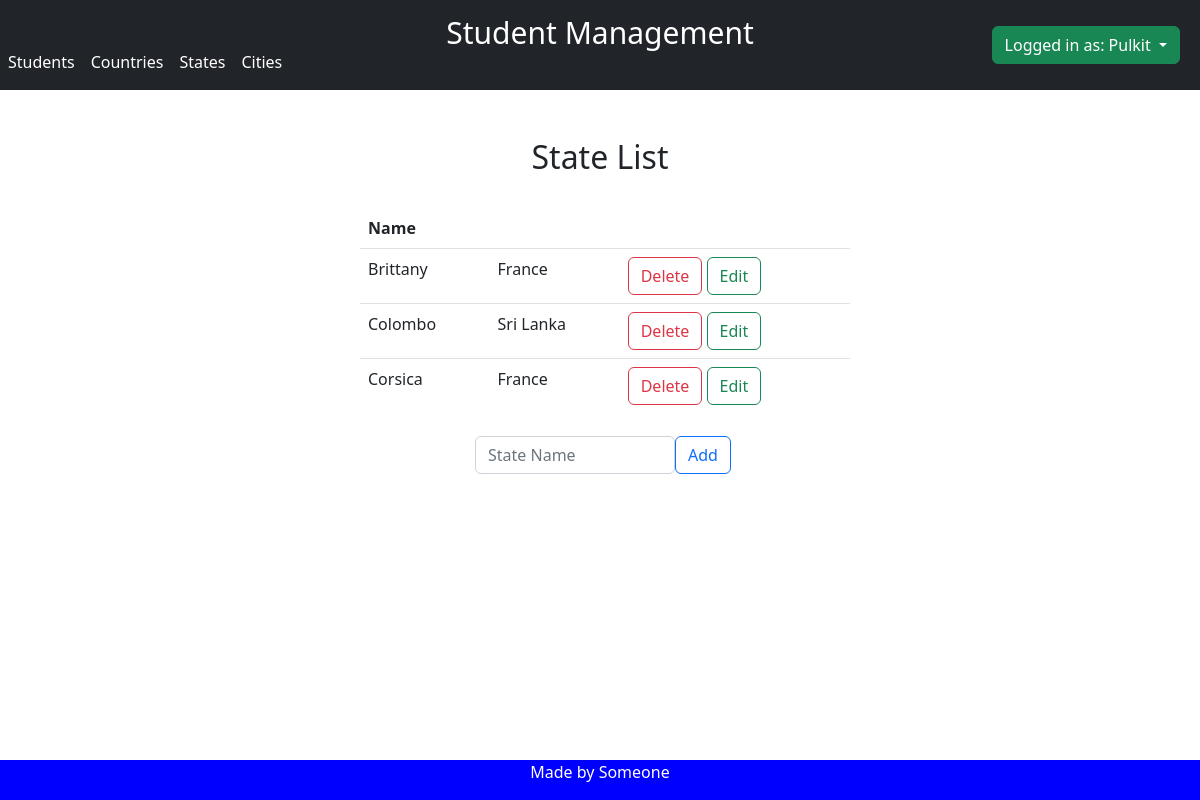
The page /show_all_states (signed in) on the database its author committed.
### models.py (models this page shows, shortened)
class State(db.Model):
    __tablename__ = "state"
    id = db.Column(db.Integer, primary_key=True)
    name = db.Column(db.String(100))
    country_id = db.Column(db.Integer, db.ForeignKey('country.id'))
    country = db.relationship('Country')

class Country(db.Model):
    __tablename__ = "country"
    id = db.Column(db.Integer, primary_key=True)
    name = db.Column(db.String(100))

### app.py (the view)
@app.route('/show_all_states')
def show_all_states():
    if 'username' in session:
        return render_template('show_state_list.html', states=State.query.all())
    return render_template('login.html')

### templates/show_state_list.html (shortened to what this page needs)
{%extends "skel.html"%}
{%block content%}
<br>
<br>
<h2 style="text-align:center">State List</h2>
<br>
<div style="width:500px; margin:auto" class="d-grid gap-2 col-6 mx-auto">
    <div style="overflow-y:scroll; height:200px; margin-left:10px">
        <table class="table table-hover" id="tb">
            <thead>
            <tr>
                <th colspan="3">Name</th>
            </tr>
            </thead>
            <tbody>
            <tr>
                {% for state in states %}
                <td>{{state.name }}</td>
                <td>{{state.country.name}}</td>
                <td>
                    <button type="button" class="btn btn-outline-danger"
                            onclick="location.href='{{url_for('redirect_to_del_state', state_id = state.id)}}'">Delete
                    </button>
                    <button type="button" class="btn btn-outline-success"
                            onclick="location.href='{{url_for('redirect_to_update_state', state_id = state.id)}}'">Edit
                    </button>
                </td>
            </tr>
            {% endfor%}
            </tbody>
        </table>
    </div>
    <div class="d-grid gap-2 col-12 mx-auto" style="margin-top: 20px;">
        <div class="d-grid gap-2 col-6 mx-auto">
            <form action="{{url_for('add_state')}}" method="POST">
                <div style="float:left; width:80% !important">
                    <input type="text" class="form-control" placeholder="State Name" name="name" required>
                </div>
                <div class="d-grid gap-2 col-5 mx-auto" style="float:left; width:20%; margin-left:20px">
                    <button type="submit" class="btn btn-outline-primary">Add</button>
                </div>
            </form>
        </div>
    </div>
</div>
{%endblock%}

### rows shown on the page
State: name "Brittany", country.name "France"
State: name "Colombo", country.name "Sri Lanka"
State: name "Corsica", country.name "France"

### other values the page prints
{{ session.username.capitalize() }} "Pulkit"
